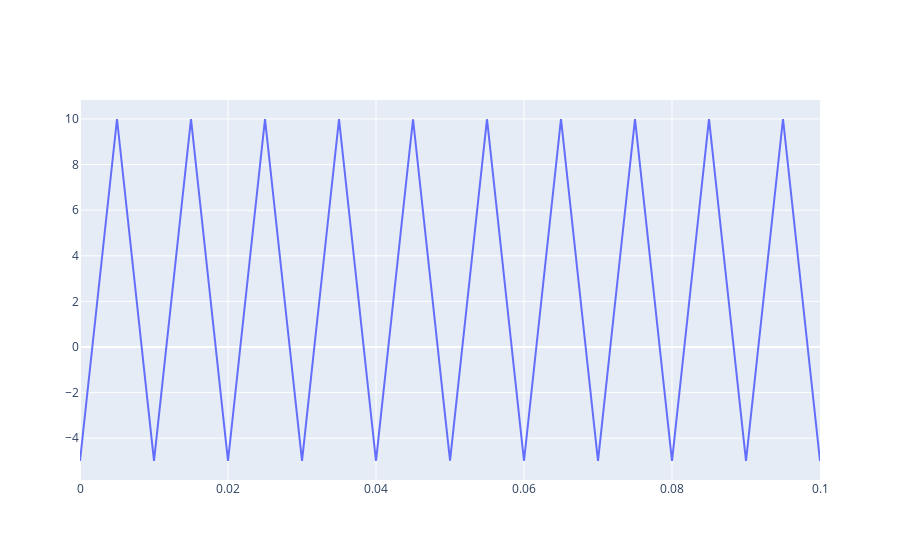

Notebook cell for this chart:
### Code cell
import numpy as np
import matplotlib.pyplot as plt
import plotly.graph_objects as go

#A = 5
#y = A/2*np.ones(10000)
#z = np.zeros(10000)
x = np.linspace(0,0.1,10000)
V_max = 10
V_min = -5
f = 100

h = np.ones(10000)*(V_max +V_min)/2


for i in range(1,1000):
    #y += -4*A*np.cos((2*i-1)*2*np.pi*1000*x)/((2*i-1)**2*np.pi**2)
    #z += 8*A*np.sin((2*i+1)*np.pi/2)*np.sin((2*i+1)*2*np.pi*1000*x)/((2*i+1)*np.pi)**2
    h -= 4*(V_max-V_min)*np.cos((2*i-1)*2*np.pi*f*x)/(np.pi*(2*i-1))**2 

fig = go.Figure(data=go.Scatter(x=x,y=h))
fig.show(rendered="jupyterlab")
    
#plt.plot(x,z)
#plt.show()

### Figure 1 — Plotly figure (JSON) as saved in the notebook; plotly's stock layout.template omitted (floating-point values rounded to 4 significant figures; data arrays with more than 128 entries replaced by an {"elided": "..."} marker saying what was removed)
{"data": [{"type": "scatter", "x": {"elided": "10000 float values"}, "y": {"elided": "10000 float values"}}], "layout": {"autosize": true, "xaxis": {"autorange": true, "range": [0, 0.1], "type": "linear"}, "yaxis": {"autorange": true, "range": [-5.832, 10.83], "type": "linear"}}}
